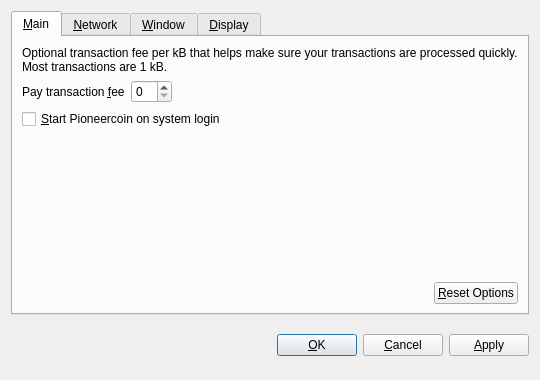
<?xml version="1.0" encoding="UTF-8"?>
<ui version="4.0">
 <class>OptionsDialog</class>
 <widget class="QDialog" name="OptionsDialog">
  <property name="geometry">
   <rect>
    <x>0</x>
    <y>0</y>
    <width>540</width>
    <height>380</height>
   </rect>
  </property>
  <property name="windowTitle">
   <string>Options</string>
  </property>
  <property name="modal">
   <bool>true</bool>
  </property>
  <layout class="QVBoxLayout" name="verticalLayout">
   <item>
    <widget class="QTabWidget" name="tabWidget">
     <property name="tabPosition">
      <enum>QTabWidget::North</enum>
     </property>
     <property name="currentIndex">
      <number>0</number>
     </property>
     <widget class="QWidget" name="tabMain">
      <attribute name="title">
       <string>&amp;Main</string>
      </attribute>
      <layout class="QVBoxLayout" name="verticalLayout_Main">
       <item>
        <widget class="QLabel" name="transactionFeeInfoLabel">
         <property name="text">
          <string>Optional transaction fee per kB that helps make sure your transactions are processed quickly. Most transactions are 1 kB.</string>
         </property>
         <property name="textFormat">
          <enum>Qt::PlainText</enum>
         </property>
         <property name="wordWrap">
          <bool>true</bool>
         </property>
        </widget>
       </item>
       <item>
        <layout class="QHBoxLayout" name="horizontalLayout_1_Main">
         <item>
          <widget class="QLabel" name="transactionFeeLabel">
           <property name="text">
            <string>Pay transaction &amp;fee</string>
           </property>
           <property name="textFormat">
            <enum>Qt::PlainText</enum>
           </property>
           <property name="buddy">
            <cstring>transactionFee</cstring>
           </property>
          </widget>
         </item>
         <item>
          <widget class="BitcoinAmountField" name="transactionFee"/>
         </item>
         <item>
          <spacer name="horizontalSpacer_1_Main">
           <property name="orientation">
            <enum>Qt::Horizontal</enum>
           </property>
           <property name="sizeHint" stdset="0">
            <size>
             <width>40</width>
             <height>20</height>
            </size>
           </property>
          </spacer>
         </item>
        </layout>
       </item>
       <item>
        <widget class="QCheckBox" name="bitcoinAtStartup">
         <property name="toolTip">
          <string>Automatically start Pioneercoin after logging in to the system.</string>
         </property>
         <property name="text">
          <string>&amp;Start Pioneercoin on system login</string>
         </property>
        </widget>
       </item>
       <item>
        <spacer name="verticalSpacer_Main">
         <property name="orientation">
          <enum>Qt::Vertical</enum>
         </property>
         <property name="sizeHint" stdset="0">
          <size>
           <width>20</width>
           <height>40</height>
          </size>
         </property>
        </spacer>
       </item>
       <item>
        <layout class="QHBoxLayout" name="horizontalLayout_2_Main">
         <item>
          <spacer name="horizontalSpacer_2_Main">
           <property name="orientation">
            <enum>Qt::Horizontal</enum>
           </property>
           <property name="sizeHint" stdset="0">
            <size>
             <width>40</width>
             <height>20</height>
            </size>
           </property>
          </spacer>
         </item>
         <item>
          <widget class="QPushButton" name="resetButton">
           <property name="toolTip">
            <string>Reset all client options to default.</string>
           </property>
           <property name="text">
            <string>&amp;Reset Options</string>
           </property>
           <property name="autoDefault">
            <bool>false</bool>
           </property>
          </widget>
         </item>
        </layout>
       </item>
      </layout>
     </widget>
     <widget class="QWidget" name="tabNetwork">
      <attribute name="title">
       <string>&amp;Network</string>
      </attribute>
      <layout class="QVBoxLayout" name="verticalLayout_Network">
       <item>
        <widget class="QCheckBox" name="mapPortUpnp">
         <property name="toolTip">
          <string>Automatically open the Pioneercoin client port on the router. This only works when your router supports UPnP and it is enabled.</string>
         </property>
         <property name="text">
          <string>Map port using &amp;UPnP</string>
         </property>
        </widget>
       </item>
       <item>
        <widget class="QCheckBox" name="connectSocks">
         <property name="toolTip">
          <string>Connect to the Pioneercoin network through a SOCKS proxy (e.g. when connecting through Tor).</string>
         </property>
         <property name="text">
          <string>&amp;Connect through SOCKS proxy:</string>
         </property>
        </widget>
       </item>
       <item>
        <layout class="QHBoxLayout" name="horizontalLayout_Network">
         <item>
          <widget class="QLabel" name="proxyIpLabel">
           <property name="text">
            <string>Proxy &amp;IP:</string>
           </property>
           <property name="textFormat">
            <enum>Qt::PlainText</enum>
           </property>
           <property name="buddy">
            <cstring>proxyIp</cstring>
           </property>
          </widget>
         </item>
         <item>
          <widget class="QValidatedLineEdit" name="proxyIp">
           <property name="maximumSize">
            <size>
             <width>140</width>
             <height>16777215</height>
            </size>
           </property>
           <property name="toolTip">
            <string>IP address of the proxy (e.g. 127.0.0.1)</string>
           </property>
          </widget>
         </item>
         <item>
          <widget class="QLabel" name="proxyPortLabel">
           <property name="text">
            <string>&amp;Port:</string>
           </property>
           <property name="textFormat">
            <enum>Qt::PlainText</enum>
           </property>
           <property name="buddy">
            <cstring>proxyPort</cstring>
           </property>
          </widget>
         </item>
         <item>
          <widget class="QLineEdit" name="proxyPort">
           <property name="maximumSize">
            <size>
             <width>55</width>
             <height>16777215</height>
            </size>
           </property>
           <property name="toolTip">
            <string>Port of the proxy (e.g. 9050)</string>
           </property>
          </widget>
         </item>
         <item>
          <widget class="QLabel" name="socksVersionLabel">
           <property name="text">
            <string>SOCKS &amp;Version:</string>
           </property>
           <property name="textFormat">
            <enum>Qt::PlainText</enum>
           </property>
           <property name="buddy">
            <cstring>socksVersion</cstring>
           </property>
          </widget>
         </item>
         <item>
          <widget class="QValueComboBox" name="socksVersion">
           <property name="toolTip">
            <string>SOCKS version of the proxy (e.g. 5)</string>
           </property>
          </widget>
         </item>
         <item>
          <spacer name="horizontalSpacer_Network">
           <property name="orientation">
            <enum>Qt::Horizontal</enum>
           </property>
           <property name="sizeHint" stdset="0">
            <size>
             <width>40</width>
             <height>20</height>
            </size>
           </property>
          </spacer>
         </item>
        </layout>
       </item>
       <item>
        <spacer name="verticalSpacer_Network">
         <property name="orientation">
          <enum>Qt::Vertical</enum>
         </property>
         <property name="sizeHint" stdset="0">
          <size>
           <width>20</width>
           <height>40</height>
          </size>
         </property>
        </spacer>
       </item>
      </layout>
     </widget>
     <widget class="QWidget" name="tabWindow">
      <attribute name="title">
       <string>&amp;Window</string>
      </attribute>
      <layout class="QVBoxLayout" name="verticalLayout_Window">
       <item>
        <widget class="QCheckBox" name="minimizeToTray">
         <property name="toolTip">
          <string>Show only a tray icon after minimizing the window.</string>
         </property>
         <property name="text">
          <string>&amp;Minimize to the tray instead of the taskbar</string>
         </property>
        </widget>
       </item>
       <item>
        <widget class="QCheckBox" name="minimizeOnClose">
         <property name="toolTip">
          <string>Minimize instead of exit the application when the window is closed. When this option is enabled, the application will be closed only after selecting Quit in the menu.</string>
         </property>
         <property name="text">
          <string>M&amp;inimize on close</string>
         </property>
        </widget>
       </item>
       <item>
        <spacer name="verticalSpacer_Window">
         <property name="orientation">
          <enum>Qt::Vertical</enum>
         </property>
         <property name="sizeHint" stdset="0">
          <size>
           <width>20</width>
           <height>40</height>
          </size>
         </property>
        </spacer>
       </item>
      </layout>
     </widget>
     <widget class="QWidget" name="tabDisplay">
      <attribute name="title">
       <string>&amp;Display</string>
      </attribute>
      <layout class="QVBoxLayout" name="verticalLayout_Display">
       <item>
        <layout class="QHBoxLayout" name="horizontalLayout_1_Display">
         <item>
          <widget class="QLabel" name="langLabel">
           <property name="text">
            <string>User Interface &amp;language:</string>
           </property>
           <property name="textFormat">
            <enum>Qt::PlainText</enum>
           </property>
           <property name="buddy">
            <cstring>lang</cstring>
           </property>
          </widget>
         </item>
         <item>
          <widget class="QValueComboBox" name="lang">
           <property name="toolTip">
            <string>The user interface language can be set here. This setting will take effect after restarting Pioneercoin.</string>
           </property>
          </widget>
         </item>
        </layout>
       </item>
       <item>
        <layout class="QHBoxLayout" name="horizontalLayout_2_Display">
         <item>
          <widget class="QLabel" name="unitLabel">
           <property name="text">
            <string>&amp;Unit to show amounts in:</string>
           </property>
           <property name="textFormat">
            <enum>Qt::PlainText</enum>
           </property>
           <property name="buddy">
            <cstring>unit</cstring>
           </property>
          </widget>
         </item>
         <item>
          <widget class="QValueComboBox" name="unit">
           <property name="toolTip">
            <string>Choose the default subdivision unit to show in the interface and when sending coins.</string>
           </property>
          </widget>
         </item>
        </layout>
       </item>
       <item>
        <widget class="QCheckBox" name="displayAddresses">
         <property name="toolTip">
          <string>Whether to show Pioneercoin addresses in the transaction list or not.</string>
         </property>
         <property name="text">
          <string>&amp;Display addresses in transaction list</string>
         </property>
        </widget>
       </item>
       <item>
        <widget class="QCheckBox" name="coinControlFeatures">
         <property name="toolTip">
          <string>Whether to show coin control features or not.</string>
         </property>
         <property name="text">
          <string>Display coin &amp;control features (experts only!)</string>
         </property>
        </widget>
       </item>
       <item>
        <spacer name="verticalSpacer_Display">
         <property name="orientation">
          <enum>Qt::Vertical</enum>
         </property>
         <property name="sizeHint" stdset="0">
          <size>
           <width>20</width>
           <height>40</height>
          </size>
         </property>
        </spacer>
       </item>
      </layout>
     </widget>
    </widget>
   </item>
   <item>
    <layout class="QHBoxLayout" name="horizontalLayout_Buttons">
     <item>
      <spacer name="horizontalSpacer_1">
       <property name="orientation">
        <enum>Qt::Horizontal</enum>
       </property>
       <property name="sizeHint" stdset="0">
        <size>
         <width>40</width>
         <height>48</height>
        </size>
       </property>
      </spacer>
     </item>
     <item>
      <widget class="QLabel" name="statusLabel">
       <property name="font">
        <font>
         <weight>75</weight>
         <bold>true</bold>
        </font>
       </property>
       <property name="text">
        <string/>
       </property>
       <property name="textFormat">
        <enum>Qt::PlainText</enum>
       </property>
       <property name="wordWrap">
        <bool>true</bool>
       </property>
      </widget>
     </item>
     <item>
      <spacer name="horizontalSpacer_2">
       <property name="orientation">
        <enum>Qt::Horizontal</enum>
       </property>
       <property name="sizeHint" stdset="0">
        <size>
         <width>40</width>
         <height>48</height>
        </size>
       </property>
      </spacer>
     </item>
     <item>
      <widget class="QPushButton" name="okButton">
       <property name="text">
        <string>&amp;OK</string>
       </property>
      </widget>
     </item>
     <item>
      <widget class="QPushButton" name="cancelButton">
       <property name="text">
        <string>&amp;Cancel</string>
       </property>
       <property name="autoDefault">
        <bool>false</bool>
       </property>
      </widget>
     </item>
     <item>
      <widget class="QPushButton" name="applyButton">
       <property name="text">
        <string>&amp;Apply</string>
       </property>
       <property name="autoDefault">
        <bool>false</bool>
       </property>
      </widget>
     </item>
    </layout>
   </item>
  </layout>
 </widget>
 <customwidgets>
  <customwidget>
   <class>BitcoinAmountField</class>
   <extends>QSpinBox</extends>
   <header>bitcoinamountfield.h</header>
  </customwidget>
  <customwidget>
   <class>QValueComboBox</class>
   <extends>QComboBox</extends>
   <header>qvaluecombobox.h</header>
  </customwidget>
  <customwidget>
   <class>QValidatedLineEdit</class>
   <extends>QLineEdit</extends>
   <header>qvalidatedlineedit.h</header>
  </customwidget>
 </customwidgets>
 <resources/>
 <connections/>
</ui>
